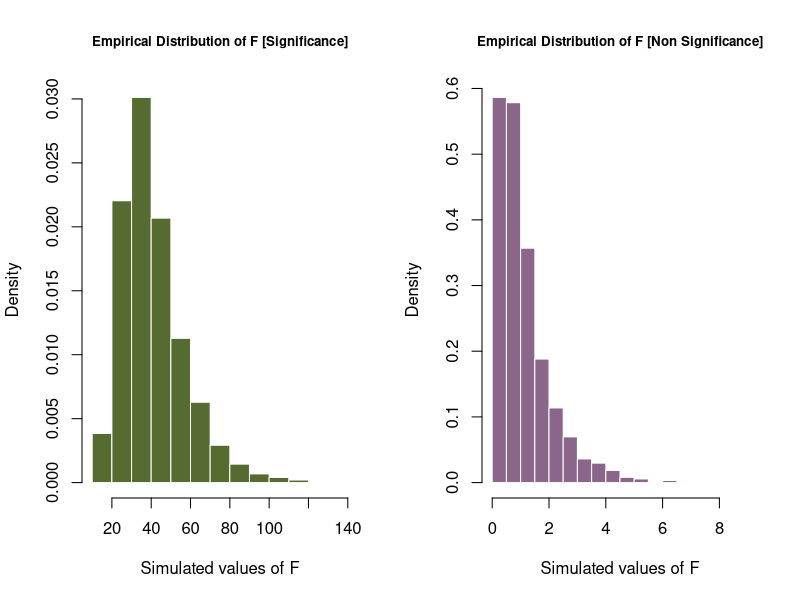
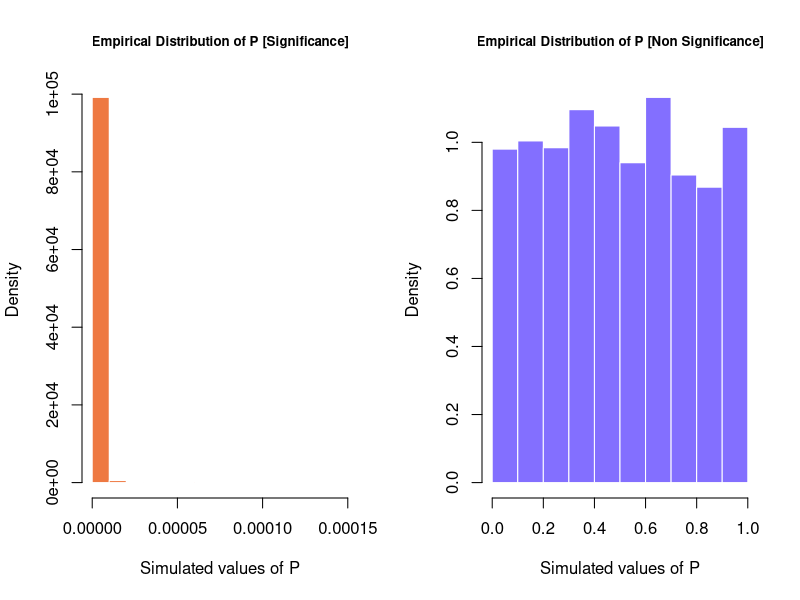
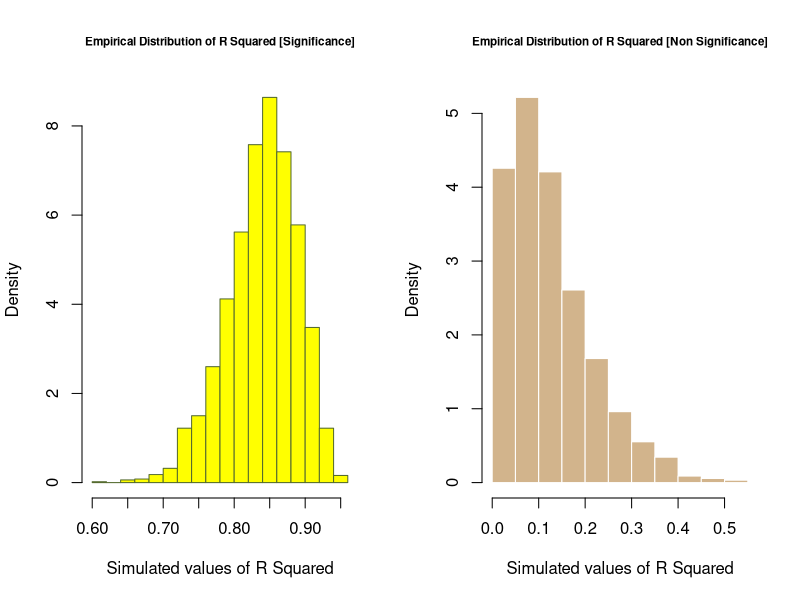
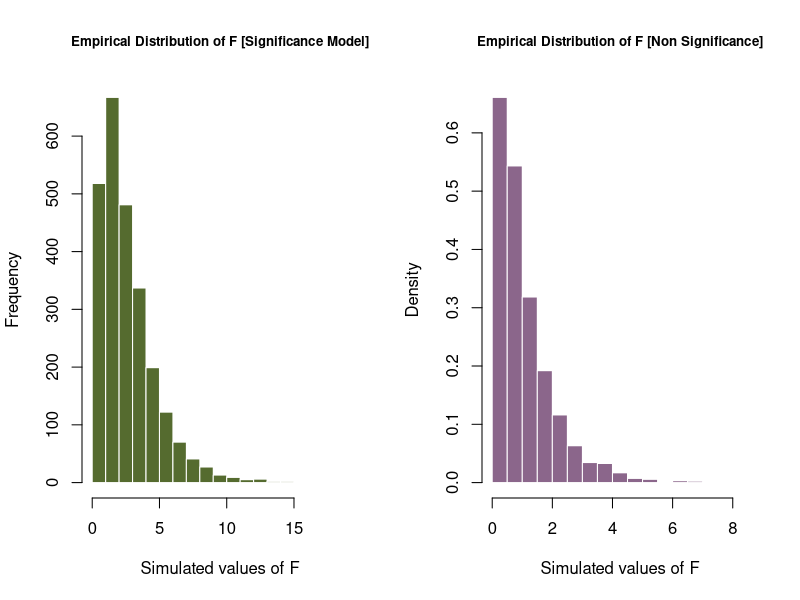
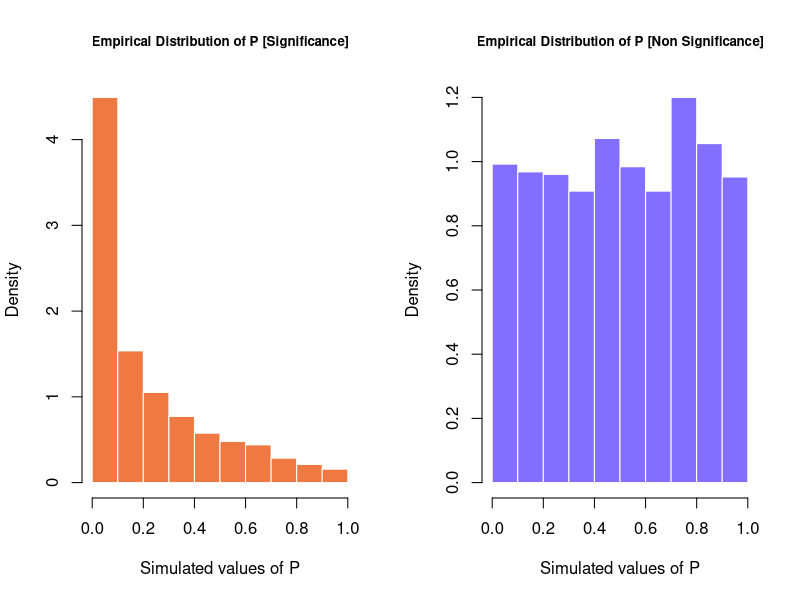
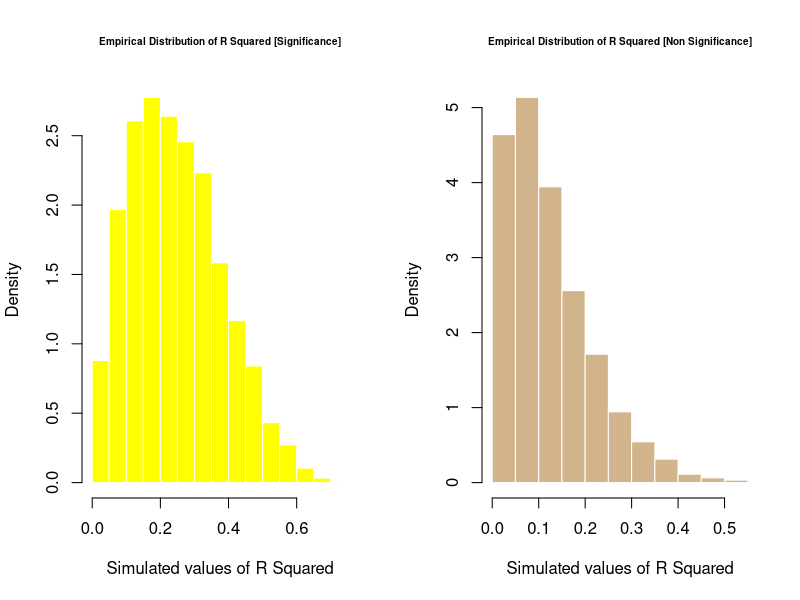
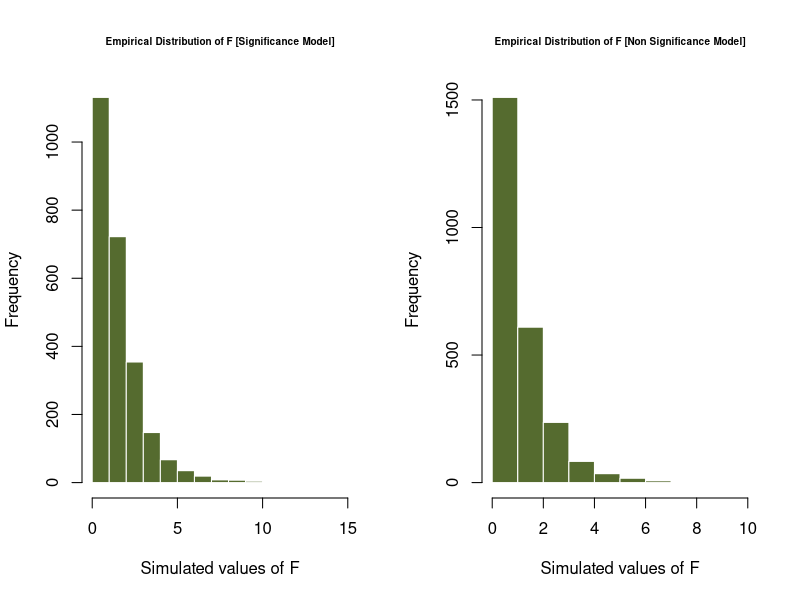
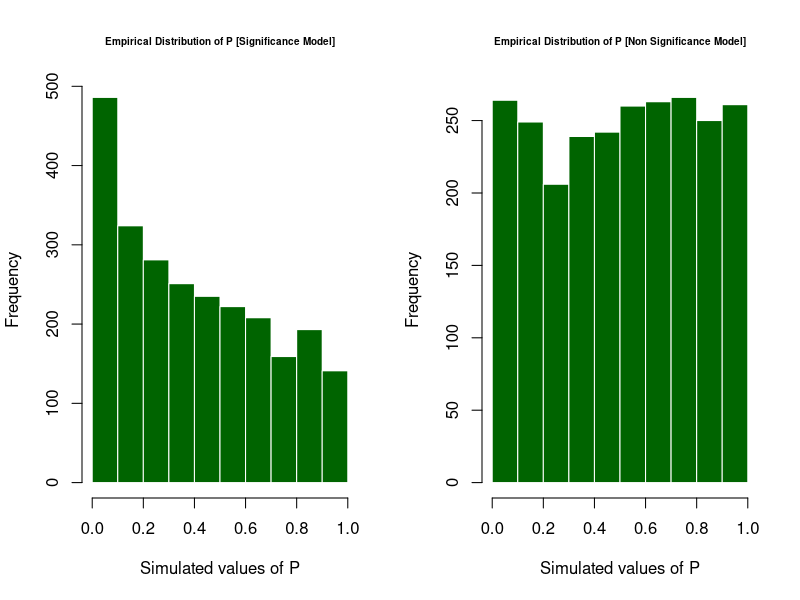

R code for these plots, in order: (Note: a time limit stopped this script after it produced the figures.)
## ---- chunk 1
birthday = 19770411
set.seed(birthday)
#Variable declaration
n = 25
sigma = c(1,5,10)
no_loop = 2500
#function to generate samples for both significance and non-significance model
mlr_sim = function(n_in,sd=1,signifincance_ind=1){
  exer_data = read.csv("study_1.csv")
  
  epsilon = rnorm(n_in,mean = 0,sd = sd)
  if (signifincance_ind){
    beta_0 = 3
    beta_1 = 1
    beta_2 = 1
    beta_3 = 1 
    exer_data[,1] = beta_0 + beta_1 * exer_data[,2] + beta_2 * exer_data[,3] + beta_3 * exer_data[,4] + epsilon
  }
  else {
    beta_0 = 3
    beta_1 = 0
    beta_2 = 0
    beta_3 = 0 
    exer_data[,1] = beta_0 + beta_1 * exer_data[,2] + beta_2 * exer_data[,3] + beta_3 * exer_data[,4] + epsilon
  }
  exer_data
}
## ---- chunk 2
birthday = 19770411
set.seed(birthday)
# Below code is to simulate the Significance Model 
model_significance = cbind(sigma_1_F=rep(0,no_loop),sigma_1_P=rep(0,no_loop),sigma_1_R_SQUARED=rep(0,no_loop),
                           sigma_5_F=rep(0,no_loop),sigma_5_P=rep(0,no_loop),sigma_5_R_SQUARED=rep(0,no_loop),
                           sigma_10_F=rep(0,no_loop),sigma_10_P=rep(0,no_loop),sigma_10_R_SQUARED=rep(0,no_loop))
extra_counter = 0

#Loop against each sigma to generate the anova for each simulation and populate the model_nsignificance
for(s in 1:length(sigma)){
  #print(paste("Sigma:",sigma[s]," extra_counter",extra_counter))
  for (i in 1:no_loop){
     mlr_data = mlr_sim(n,sigma[s],signifincance_ind = 1)
     null_model = lm(y~1,data = mlr_data)
     full_model = lm(y~x1+x2+x3,data = mlr_data)
     model_significance[i,s+extra_counter] = anova(null_model,full_model)$F[2]
     model_significance[i,s+extra_counter+1] = anova(null_model,full_model)$'Pr(>F)'[2]
     model_significance[i,s+extra_counter+2] = summary(full_model)$r.squared
  }
  extra_counter = extra_counter + 2
}
# Below code is to simulate the Non Significance Model 
model_nonsignificance = cbind(sigma_1_F=rep(0,no_loop),sigma_1_P=rep(0,no_loop),sigma_1_R_SQUARED=rep(0,no_loop),
                           sigma_5_F=rep(0,no_loop),sigma_5_P=rep(0,no_loop),sigma_5_R_SQUARED=rep(0,no_loop),
                           sigma_10_F=rep(0,no_loop),sigma_10_P=rep(0,no_loop),sigma_10_R_SQUARED=rep(0,no_loop))
extra_counter = 0
#Loop against each sigma to generate the anova for each simulation and populate the model_nonsignificance
for(s in 1:length(sigma)){
  print(paste("Sigma:",sigma[s]," extra_counter",extra_counter))
  for (i in 1:no_loop){
     mlr_data = mlr_sim(n,sigma[s],signifincance_ind = 0)
     null_model = lm(y~1,data = mlr_data)
     full_model = lm(y~x1+x2+x3,data = mlr_data)
     model_nonsignificance[i,s+extra_counter] = anova(null_model,full_model)$F[2]
     model_nonsignificance[i,s+extra_counter+1] = anova(null_model,full_model)$'Pr(>F)'[2]
     model_nonsignificance[i,s+extra_counter+2] = summary(full_model)$r.squared
  }
  extra_counter = extra_counter + 2
}
## ---- chunk 3
par(mfrow=c(1, 2))

hist(model_significance[,1],
     main = "Empirical Distribution of F [Significance]",
     cex.main = 0.8,
     xlab = "Simulated values of F",
     col = "darkolivegreen",
     border = "white",
     probability = TRUE
     )

hist(model_nonsignificance[,1],
     main = "Empirical Distribution of F [Non Significance]",
     cex.main = 0.8,     
     xlab = "Simulated values of F",
     col = "plum4",
     border = "white",
     probability = TRUE
     )
## ---- chunk 4
par(mfrow=c(1, 2))

hist(model_significance[,2],
     main = "Empirical Distribution of P [Significance]",
     cex.main = 0.8,     
     xlab = "Simulated values of P",
     col = "sienna2",
     border = "white",
     probability = TRUE
     )

hist(model_nonsignificance[,2],
     main = "Empirical Distribution of P [Non Significance]",
     cex.main = 0.8,     
     xlab = "Simulated values of P",
     col = "slateblue1",
     border = "white",
     probability = TRUE
     )
## ---- chunk 5
par(mfrow=c(1, 2))

hist(model_significance[,3],
     main = "Empirical Distribution of R Squared [Significance]",
     cex.main = 0.7,     
     xlab = "Simulated values of R Squared",
     col = "yellow",
     border = "darkolivegreen",
     probability = TRUE
     )

hist(model_nonsignificance[,3],
     main = "Empirical Distribution of R Squared [Non Significance]",
     cex.main = 0.7,     
     xlab = "Simulated values of R Squared",
     col = "tan",
     border = "white",
     probability = TRUE
     )
## ---- chunk 6
par(mfrow=c(1, 2))

hist(model_significance[,4],
     main = "Empirical Distribution of F [Significance Model]",
     cex.main = 0.8,
     xlab = "Simulated values of F",
     col = "darkolivegreen",
     border = "white"
     #probability = TRUE
     )

hist(model_nonsignificance[,4],
     main = "Empirical Distribution of F [Non Significance]",
     cex.main = 0.8,
     xlab = "Simulated values of F",
     col = "plum4",
     border = "white",
     probability = TRUE
     )
## ---- chunk 7
par(mfrow=c(1, 2))

hist(model_significance[,5],
     main = "Empirical Distribution of P [Significance]",
     cex.main = 0.8,
     xlab = "Simulated values of P",
     col = "sienna2",
     border = "white",
     probability = TRUE
     )

hist(model_nonsignificance[,5],
     main = "Empirical Distribution of P [Non Significance]",
     cex.main = 0.8,
     xlab = "Simulated values of P",
     col = "slateblue1",
     border = "white",
     probability = TRUE
     )
## ---- chunk 8
par(mfrow=c(1, 2))

hist(model_significance[,6],
     main = "Empirical Distribution of R Squared [Significance]",
     cex.main = 0.6,
     xlab = "Simulated values of R Squared",
     col = "yellow",
     border = "white",
     probability = TRUE
     )

hist(model_nonsignificance[,6],
     main = "Empirical Distribution of R Squared [Non Significance]",
     cex.main = 0.6,     
     xlab = "Simulated values of R Squared",
     col = "tan",
     border = "white",
     probability = TRUE
     )
## ---- chunk 9
par(mfrow=c(1, 2))

hist(model_significance[,7],
     main = "Empirical Distribution of F [Significance Model]",
     cex.main = 0.6,
     xlab = "Simulated values of F",
     col = "darkolivegreen",
     border = "white"
     )


hist(model_nonsignificance[,7],
     main = "Empirical Distribution of F [Non Significance Model]",
     cex.main = 0.6,
     xlab = "Simulated values of F",
     col = "darkolivegreen",
     border = "white"
     )
## ---- chunk 10
par(mfrow=c(1, 2))

hist(model_significance[,8],
     main = "Empirical Distribution of P [Significance Model]",
     cex.main = 0.6,
     xlab = "Simulated values of P",
     col = "darkgreen",
     border = "white"
     )

hist(model_nonsignificance[,8],
     main = "Empirical Distribution of P [Non Significance Model]",
     cex.main = 0.6,
     xlab = "Simulated values of P",
     col = "darkgreen",
     border = "white"
     )
## ---- chunk 11
par(mfrow=c(1, 2))

hist(model_significance[,9],
     main = "Empirical Distribution of R Squared [Significance Model]",
     cex.main = 0.6,
     xlab = "Simulated values of R Squared",
     col = "darkcyan",
     border = "white"
     )

hist(model_nonsignificance[,9],
     main = "Empirical Distribution of R Squared [Non Significance Model]",
     cex.main = 0.6,
     xlab = "Simulated values of R Squared",
     col = "darkcyan",
     border = "white"
     )
## ---- chunk 12
curve(df(x, df1=3, df2=21),
      xlab = "Probability",
      ylab = "Frequency",
      main = "True Distribution of F Test(F Dstribution)",
      lwd=3,
      col = "darkgreen")
## ---- chunk 13
hist(pnorm(rnorm(25,mean = 3, sd = 1),mean=3,sd=1),
     xlab = "Probability",
     ylab = "Desnity",
     main = "True Distribution of P val (Uniform Distribution)",     
     breaks = 10,
     col = "orange",
     border = "white",
     probability = TRUE)
## ---- chunk 14
curve(dbeta(x, (4-1)/2, (25-4)/2),
      xlab = "Probability",
      ylab = "Frequency",
      main = "True Distribution of R Squared (Beta distribution)",      
      lwd = 3,
      col = "palevioletred4")
## ---- chunk 15
hist(model_nonsignificance[,1],
     main = "Empirical Distribution of F (Sigma = 1) [Non Significance Model]",
     cex.main = 0.6,
     xlab = "Simulated values of F",
     col = "darkolivegreen1",
     border = "white",
     probability = TRUE
     )
curve(df(x, df1=3, df2=21),
      lwd=3,
      col = "darkgreen",
      add = TRUE)
## ---- chunk 16
par(mfrow=c(1, 2))

hist(model_nonsignificance[,2],
     main = "Empirical Distribution of P [Non Significance Model]",
     cex.main = 0.8,
     breaks = 10,     
     xlab = "Simulated values of P",
     col = "deepskyblue1",
     border = "white",
     probability = TRUE
     )

hist(pnorm(rnorm(25,mean = 3, sd = 1),mean=3,sd=1),
     xlab = "Probability",
     ylab = "Density",
     main = "True Distribution of P val (Uniform Distribution)",     
     cex.main = 0.8,
     breaks = 10,
     col = "orange",
     border = "white",
     probability = TRUE)
## ---- chunk 17
hist(model_nonsignificance[,3],
     main = "Empirical Distribution of R Squared (Sigma = 1) [Non Significance Model]",
     cex.main = 0.8,
     xlab = "Simulated values of R Squared",
     col = "palevioletred1",
     border = "white",
     probability = TRUE
     )
curve(dbeta(x, (4-1)/2, (25-4)/2),
      lwd = 3,
      col = "palevioletred4",
      add = TRUE)
## ---- chunk 18
plot(model_significance[,3],col="dodgerblue",ylim=c(0,1),lty=1,xlab="R Squared Simulation Index",ylab="R Squared Value",main = "R Squared ~ Sigma")
points(model_significance[,6],col="green",lty=2)
points(model_significance[,9],col="red",lty=3)
legend("topright",legend=c("sigma=1","sigma=5","sigma=10"),col=c("dodgerblue","green","red"),lty=c(1,2,3))
## ---- chunk 19
birthday = 19770411
set.seed(birthday)

#Declaration
beta_0 = 0
beta_1 = 5
beta_2 = -4
beta_3 = 1.6
beta_4 = -1.1
beta_5 = 0.7
beta_6 = 0.3
n = 500
no_loop = 1000
sigma = c(1,2,4)
sig_data = read.csv("study_2.csv")

#Function to generate the sample data
mlr_sim = function(data,sd=1){
  epsilon = rnorm(n,mean = 0,sd = sd)
  data[,1] = beta_0 + beta_1 * data[,2] + beta_2 * data[,3] + beta_3 * data[,4] + beta_4 * data[,5] + beta_5 * data[,6] + beta_6 * data[,7] + epsilon
  data
}

#Defining the Train Matrix to stored the TRAIN RMSE
train_rmse_model1_mat = cbind(sigma_1=rep(0,no_loop),sigma_2=rep(0,no_loop),sigma_4=rep(0,no_loop))
train_rmse_model2_mat = cbind(sigma_1=rep(0,no_loop),sigma_2=rep(0,no_loop),sigma_4=rep(0,no_loop))
train_rmse_model3_mat = cbind(sigma_1=rep(0,no_loop),sigma_2=rep(0,no_loop),sigma_4=rep(0,no_loop))
train_rmse_model4_mat = cbind(sigma_1=rep(0,no_loop),sigma_2=rep(0,no_loop),sigma_4=rep(0,no_loop))
train_rmse_model5_mat = cbind(sigma_1=rep(0,no_loop),sigma_2=rep(0,no_loop),sigma_4=rep(0,no_loop))
train_rmse_model6_mat = cbind(sigma_1=rep(0,no_loop),sigma_2=rep(0,no_loop),sigma_4=rep(0,no_loop))
train_rmse_model7_mat = cbind(sigma_1=rep(0,no_loop),sigma_2=rep(0,no_loop),sigma_4=rep(0,no_loop))
train_rmse_model8_mat = cbind(sigma_1=rep(0,no_loop),sigma_2=rep(0,no_loop),sigma_4=rep(0,no_loop))
train_rmse_model9_mat = cbind(sigma_1=rep(0,no_loop),sigma_2=rep(0,no_loop),sigma_4=rep(0,no_loop))

#Defining the Test Matrix to stored the TESE RMSE
test_rmse_model1_mat = cbind(sigma_1=rep(0,no_loop),sigma_2=rep(0,no_loop),sigma_4=rep(0,no_loop))
test_rmse_model2_mat = cbind(sigma_1=rep(0,no_loop),sigma_2=rep(0,no_loop),sigma_4=rep(0,no_loop))
test_rmse_model3_mat = cbind(sigma_1=rep(0,no_loop),sigma_2=rep(0,no_loop),sigma_4=rep(0,no_loop))
test_rmse_model4_mat = cbind(sigma_1=rep(0,no_loop),sigma_2=rep(0,no_loop),sigma_4=rep(0,no_loop))
test_rmse_model5_mat = cbind(sigma_1=rep(0,no_loop),sigma_2=rep(0,no_loop),sigma_4=rep(0,no_loop))
test_rmse_model6_mat = cbind(sigma_1=rep(0,no_loop),sigma_2=rep(0,no_loop),sigma_4=rep(0,no_loop))
test_rmse_model7_mat = cbind(sigma_1=rep(0,no_loop),sigma_2=rep(0,no_loop),sigma_4=rep(0,no_loop))
test_rmse_model8_mat = cbind(sigma_1=rep(0,no_loop),sigma_2=rep(0,no_loop),sigma_4=rep(0,no_loop))
test_rmse_model9_mat = cbind(sigma_1=rep(0,no_loop),sigma_2=rep(0,no_loop),sigma_4=rep(0,no_loop))
train_rmse_mat = cbind(sigma_1=rep(0,9),sigma_2=rep(0,9),sigma_4=rep(0,9))
test_rmse_mat = cbind(sigma_1=rep(0,9),sigma_2=rep(0,9),sigma_4=rep(0,9))

#model counter variable to increase the index of the column in the matrix
model1_counter_all_sigma = 0 
model2_counter_all_sigma = 0 
model3_counter_all_sigma = 0 
model4_counter_all_sigma = 0 
model5_counter_all_sigma = 0 
model6_counter_all_sigma = 0 
model7_counter_all_sigma = 0 
model8_counter_all_sigma = 0 
model9_counter_all_sigma = 0 
  
#Looping through the each sigma to simulate for each 9 models
for(s in 1:length(sigma)){
  for(i in 1:no_loop){
    #epsilon = rnorm(n,mean = 0, sd = sigma[s])
    mlr_data=mlr_sim(sig_data,sd=sigma[s])
    
    #Split the Data into Train Data (Random)
    trn_idx = sample(1:nrow(mlr_data), 250)
    n_test = nrow(mlr_data) - length(trn_idx)

    #Model Creation    
    model1 = lm(y~x1,data=mlr_data[trn_idx,])
    model2 = lm(y~x1+x2,data=mlr_data[trn_idx,])
    model3 = lm(y~x1+x2+x3,data=mlr_data[trn_idx,])
    model4 = lm(y~x1+x2+x3+x4,data=mlr_data[trn_idx,])
    model5 = lm(y~x1+x2+x3+x4+x5,data=mlr_data[trn_idx,])
    model6 = lm(y~x1+x2+x3+x4+x5+x6,data=mlr_data[trn_idx,])
    model7 = lm(y~x1+x2+x3+x4+x5+x6+x7,data=mlr_data[trn_idx,])
    model8 = lm(y~x1+x2+x3+x4+x5+x6+x7+x8,data=mlr_data[trn_idx,])
    model9 = lm(y~x1+x2+x3+x4+x5+x6+x7+x8+x9,data=mlr_data[trn_idx,])
    
    #Predict the Test Data for th 9 model
    newdata_model1 = subset(mlr_data[-trn_idx,],select=c("x1"))
    newdata_model2 = subset(mlr_data[-trn_idx,],select=c("x1","x2"))
    newdata_model3 = subset(mlr_data[-trn_idx,],select=c("x1","x2","x3"))
    newdata_model4 = subset(mlr_data[-trn_idx,],select=c("x1","x2","x3","x4"))
    newdata_model5 = subset(mlr_data[-trn_idx,],select=c("x1","x2","x3","x4","x5"))
    newdata_model6 = subset(mlr_data[-trn_idx,],select=c("x1","x2","x3","x4","x5","x6"))
    newdata_model7 = subset(mlr_data[-trn_idx,],select=c("x1","x2","x3","x4","x5","x6","x7"))
    newdata_model8 = subset(mlr_data[-trn_idx,],select=c("x1","x2","x3","x4","x5","x6","x7","x8"))
    newdata_model9 = subset(mlr_data[-trn_idx,],select=c("x1","x2","x3","x4","x5","x6","x7","x8","x9"))    
    
    #Train RMSE
    train_rmse_model1 = sqrt(sum((mlr_data[trn_idx,]$y - predict(model1))^2) / length(trn_idx))
    train_rmse_model2 = sqrt(sum((mlr_data[trn_idx,]$y - predict(model2))^2) / length(trn_idx))
    train_rmse_model3 = sqrt(sum((mlr_data[trn_idx,]$y - predict(model3))^2) / length(trn_idx))
    train_rmse_model4 = sqrt(sum((mlr_data[trn_idx,]$y - predict(model4))^2) / length(trn_idx))
    train_rmse_model5 = sqrt(sum((mlr_data[trn_idx,]$y - predict(model5))^2) / length(trn_idx))
    train_rmse_model6 = sqrt(sum((mlr_data[trn_idx,]$y - predict(model6))^2) / length(trn_idx))
    train_rmse_model7 = sqrt(sum((mlr_data[trn_idx,]$y - predict(model7))^2) / length(trn_idx))
    train_rmse_model8 = sqrt(sum((mlr_data[trn_idx,]$y - predict(model8))^2) / length(trn_idx))
    train_rmse_model9 = sqrt(sum((mlr_data[trn_idx,]$y - predict(model9))^2) / length(trn_idx))
    train_rmse_model1_mat[i,s] = train_rmse_model1
    train_rmse_model2_mat[i,s] = train_rmse_model2
    train_rmse_model3_mat[i,s] = train_rmse_model3
    train_rmse_model4_mat[i,s] = train_rmse_model4
    train_rmse_model5_mat[i,s] = train_rmse_model5
    train_rmse_model6_mat[i,s] = train_rmse_model6
    train_rmse_model7_mat[i,s] = train_rmse_model7
    train_rmse_model8_mat[i,s] = train_rmse_model8
    train_rmse_model9_mat[i,s] = train_rmse_model9    
    
    #Test RMSE    
    test_rmse_model1 = sqrt(sum((mlr_data[-trn_idx,]$y - predict(model1,newdata=newdata_model1))^2) / n_test)
    test_rmse_model2 = sqrt(sum((mlr_data[-trn_idx,]$y - predict(model2,newdata=newdata_model2))^2) / n_test)
    test_rmse_model3 = sqrt(sum((mlr_data[-trn_idx,]$y - predict(model3,newdata=newdata_model3))^2) / n_test)
    test_rmse_model4 = sqrt(sum((mlr_data[-trn_idx,]$y - predict(model4,newdata=newdata_model4))^2) / n_test)
    test_rmse_model5 = sqrt(sum((mlr_data[-trn_idx,]$y - predict(model5,newdata=newdata_model5))^2) / n_test)
    test_rmse_model6 = sqrt(sum((mlr_data[-trn_idx,]$y - predict(model6,newdata=newdata_model6))^2) / n_test)
    test_rmse_model7 = sqrt(sum((mlr_data[-trn_idx,]$y - predict(model7,newdata=newdata_model7))^2) / n_test)
    test_rmse_model8 = sqrt(sum((mlr_data[-trn_idx,]$y - predict(model8,newdata=newdata_model8))^2) / n_test)
    test_rmse_model9 = sqrt(sum((mlr_data[-trn_idx,]$y - predict(model9,newdata=newdata_model9))^2) / n_test)
    test_rmse_model1_mat[i,s] = test_rmse_model1
    test_rmse_model2_mat[i,s] = test_rmse_model2
    test_rmse_model3_mat[i,s] = test_rmse_model3
    test_rmse_model4_mat[i,s] = test_rmse_model4
    test_rmse_model5_mat[i,s] = test_rmse_model5
    test_rmse_model6_mat[i,s] = test_rmse_model6
    test_rmse_model7_mat[i,s] = test_rmse_model7
    test_rmse_model8_mat[i,s] = test_rmse_model8
    test_rmse_model9_mat[i,s] = test_rmse_model9

    #Increase the Model Counter
    model1_counter_all_sigma = model1_counter_all_sigma + 1
    model2_counter_all_sigma = model2_counter_all_sigma + 1
    model3_counter_all_sigma = model3_counter_all_sigma + 1 
    model4_counter_all_sigma = model4_counter_all_sigma + 1 
    model5_counter_all_sigma = model5_counter_all_sigma + 1
    model6_counter_all_sigma = model6_counter_all_sigma + 1 
    model7_counter_all_sigma = model7_counter_all_sigma + 1
    model8_counter_all_sigma = model8_counter_all_sigma + 1
    model9_counter_all_sigma = model9_counter_all_sigma + 1
  }
}

#Print the message of Number of times the each model (1/2/3/4/5/6/7/8/9) is being trained for each value of sigma
print (paste("Number of times the model : 1 trained for alpha:",sigma[s]," is: ",model1_counter_all_sigma))
print (paste("Number of times the model : 2 trained for alpha:",sigma[s]," is: ",model2_counter_all_sigma))
print (paste("Number of times the model : 3 trained for alpha:",sigma[s]," is: ",model3_counter_all_sigma))
print (paste("Number of times the model : 4 trained for alpha:",sigma[s]," is: ",model4_counter_all_sigma))
print (paste("Number of times the model : 5 trained for alpha:",sigma[s]," is: ",model5_counter_all_sigma))
print (paste("Number of times the model : 6 trained for alpha:",sigma[s]," is: ",model6_counter_all_sigma))  
print (paste("Number of times the model : 7 trained for alpha:",sigma[s]," is: ",model7_counter_all_sigma))  
print (paste("Number of times the model : 8 trained for alpha:",sigma[s]," is: ",model8_counter_all_sigma))  
print (paste("Number of times the model : 9 trained for alpha:",sigma[s]," is: ",model9_counter_all_sigma))  
  
#Average out the Train RMSE / Test RMSE for each value of sigma
for(s in 1:length(sigma)){
  train_rmse_mat[1,s] = mean(train_rmse_model1_mat[,s])
  train_rmse_mat[2,s] = mean(train_rmse_model2_mat[,s])
  train_rmse_mat[3,s] = mean(train_rmse_model3_mat[,s])
  train_rmse_mat[4,s] = mean(train_rmse_model4_mat[,s])
  train_rmse_mat[5,s] = mean(train_rmse_model5_mat[,s])
  train_rmse_mat[6,s] = mean(train_rmse_model6_mat[,s])
  train_rmse_mat[7,s] = mean(train_rmse_model7_mat[,s])
  train_rmse_mat[8,s] = mean(train_rmse_model8_mat[,s])
  train_rmse_mat[9,s] = mean(train_rmse_model9_mat[,s])  
  
  test_rmse_mat[1,s] = mean(test_rmse_model1_mat[,s])
  test_rmse_mat[2,s] = mean(test_rmse_model2_mat[,s])
  test_rmse_mat[3,s] = mean(test_rmse_model3_mat[,s])
  test_rmse_mat[4,s] = mean(test_rmse_model4_mat[,s])
  test_rmse_mat[5,s] = mean(test_rmse_model5_mat[,s])
  test_rmse_mat[6,s] = mean(test_rmse_model6_mat[,s])
  test_rmse_mat[7,s] = mean(test_rmse_model7_mat[,s])
  test_rmse_mat[8,s] = mean(test_rmse_model8_mat[,s])
  test_rmse_mat[9,s] = mean(test_rmse_model9_mat[,s])
}
## ---- chunk 20
plot(seq(1,9), train_rmse_mat[,1], type="o", col="blue", pch="o", lty=1,main="Train, Test MSE for Sigma = 1",xlab = "MODEL SIZE",ylab = "RMSE")
points(seq(1,9), test_rmse_mat[,1], col="red", pch=8)
lines(seq(1,9), test_rmse_mat[,1], col="red",lty=2)
legend("topright",legend=c("train rmse","test rmse"), col=c("blue","red"),pch=c("o","*"),lty=c(1,2), ncol=1)
## ---- chunk 21
plot(seq(1,9), train_rmse_mat[,2], type="o", col="blue", pch="o", lty=1,main="Train, Test MSE for Sigma = 2",xlab = "MODEL SIZE",ylab = "RMSE")
points(seq(1,9), test_rmse_mat[,2], col="red", pch=8)
lines(seq(1,9), test_rmse_mat[,2], col="red",lty=2)
legend("topright",legend=c("train rmse","test rmse"), col=c("blue","red"),pch=c("o","*"),lty=c(1,2), ncol=1)
## ---- chunk 22
plot(seq(1,9), train_rmse_mat[,3], type="o", col="blue", pch="o", lty=1,main="Train, Test MSE for Sigma = 4",xlab = "MODEL SIZE",ylab = "RMSE")
points(seq(1,9), test_rmse_mat[,3], col="red", pch=8)
lines(seq(1,9), test_rmse_mat[,3], col="red",lty=2)
legend("topright",legend=c("train rmse","test rmse"), col=c("blue","red"),pch=c("o","*"),lty=c(1,2), ncol=1)
## ---- chunk 23
plot(test_rmse_model1_mat[,1],col="dodgerblue",ylim=(c(0.8,3)),pch=1,lty=1,xlab = "Index", ylab = "RMSE")
points(test_rmse_model2_mat[,1], col="orangered",ylim=(c(0.8,3)),pch=1,lty=2)
points(test_rmse_model3_mat[,1], col="blue4",ylim=(c(0.8,3)),pch=1,lty=3)
points(test_rmse_model4_mat[,1], col="limegreen",ylim=(c(0.8,3)),pch=1,lty=3)
points(test_rmse_model5_mat[,1], col="orange",ylim=(c(0.8,3)),pch=1,lty=4)
points(test_rmse_model6_mat[,1], col="darkorchid",ylim=(c(0.8,3)),pch=6,lty=5)
points(test_rmse_model7_mat[,1], col="violetred",ylim=(c(0.8,3)),pch=1,lty=6)
points(test_rmse_model8_mat[,1], col="tan3",ylim=(c(0.8,3)),pch=1,lty=7)
points(test_rmse_model9_mat[,1], col="deeppink",ylim=(c(0.8,3)),pch=1,lty=8)
legend("topright",legend=c("Model1","Model2","Model3","Model4","Model5","Model6","Model7","Model8","Model9"),col=c("dodgerblue","orangered","blue4","limegreen","orange","darkorchid","violetred","tan3","deeppink"),lty=c(1,2,3,4,5,6,7,8,9))
## ---- chunk 24
plot(test_rmse_model3_mat[,1], col="dodgerblue",ylim=(c(0.9,1.3)),pch=1,lty=3,xlab="Indx",ylab="RMSE")
points(test_rmse_model4_mat[,1], col="limegreen",ylim=(c(0.9,1.3)),pch=1,lty=3)
points(test_rmse_model5_mat[,1], col="orange",ylim=(c(0.9,1.3)),pch=1,lty=4)
points(test_rmse_model6_mat[,1], col="darkorchid",ylim=(c(0.9,1.3)),pch=8,lty=5)
points(test_rmse_model7_mat[,1], col="violetred",ylim=(c(0.9,1.3)),pch=1,lty=6)
points(test_rmse_model8_mat[,1], col="tan3",ylim=(c(0.9,1.3)),pch=1,lty=7)
points(test_rmse_model9_mat[,1], col="deeppink",ylim=(c(0.9,1.3)),pch=1,lty=8)
legend("topright",legend=c("Model3","Model4","Model5","Model6","Model7","Model8","Model9"),col=c("blue4","limegreen","orange","darkorchid","violetred","tan3","deeppink"),pch=c(1,1,1,8,1,1),lty=c(3,4,5,6,7,8,9))
## ---- chunk 25
plot(seq(1,9), test_rmse_mat[,1], type="o", col="chartreuse4", pch=8, lty=1,main="Sigma = 1",xlab = "MODEL SIZE",ylab = "RMSE")
points(6, min(test_rmse_mat[,1]), col="chartreuse4",pch=16,cex=3) #This is to highlight the point where the RMSE is minimum for sigma = 1
## ---- chunk 26
plot(seq(1,9), test_rmse_mat[,2], type="o", col="blue4", pch="*", lty=1,main="Sigma = 2",xlab = "MODEL SIZE",ylab = "RMSE")
points(6, min(test_rmse_mat[,2]), col="blue4",pch=16,cex=3) #This is to highlight the point where the RMSE is minimum for sigma = 2
## ---- chunk 27
plot(seq(1,9), test_rmse_mat[,3], type="o", col="red", pch="*", lty=1,main="Sigma = 4",xlab = "MODEL SIZE",ylab = "RMSE")
points(6, min(test_rmse_mat[,3]), col="red",pch=16,cex=3) #This is to highlight the point where the RMSE is minimum for sigma = 4
## ---- chunk 28
plot(seq(1,9), test_rmse_mat[,3], col="red",lty=1,ylim=c(0.5,5),xlab="MODEL SIZE",ylab="RMSE")
lines(seq(1,9), test_rmse_mat[,3], col="red",lty=1)
points(6, min(test_rmse_mat[,3]), col="red",pch=16,cex=3) #This is to highlight the point where the RMSE is minimum for sigma = 4
points(seq(1,9), test_rmse_mat[,2], col="blue4",lty=2)
lines(seq(1,9), test_rmse_mat[,2], col="blue4",lty=2)
points(6, min(test_rmse_mat[,2]), col="blue4",pch=16,cex=3) #This is to highlight the point where the RMSE is minimum for sigma = 2
points(seq(1,9), test_rmse_mat[,1], col="chartreuse4",lty=3)
lines(seq(1,9), test_rmse_mat[,1], col="chartreuse4",lty=3)
points(6, min(test_rmse_mat[,1]), col="chartreuse4",pch=16,cex=3) #This is to highlight the point where the RMSE is minimum for sigma = 1
legend("topright",legend=c("sigma = 4","sigma = 2","simga = 1"),col=c("red","blue4","chartreuse4"),lty=c(1,2,3))
## ---- chunk 29
birthday = 19770411
set.seed(birthday)

alpha = 0.05
beta_1 = seq(from=-2,to=2,by=0.1)
sigma = c(1,2,4)
n = c(10,20,30)
no_loop = 1000

#simple linear regression(SLR) Function to create sample data
slr_sim = function(n_in,sd=1,beta_1_in=-2){
  x_values = seq(0, 5, length = n_in)
  epsilon = rnorm(n_in,mean = 0,sd = sd)
  y = beta_1_in * x_values + epsilon
  data.frame(predictor = x_values,response=y)
}

#Matrix to store the Power of the simulated models
model_sim = cbind(beta_1_sim_val=rep(0,length(beta_1)),n_10_sigma_1=rep(0,length(beta_1)),n_20_sigma_1=rep(0,length(beta_1)),n_30_sigma_1=rep(0,length(beta_1)),n_10_sigma_2=rep(0,length(beta_1)),n_20_sigma_2=rep(0,length(beta_1)),n_30_sigma_2=rep(0,length(beta_1)),n_10_sigma_4=rep(0,length(beta_1)),n_20_sigma_4=rep(0,length(beta_1)),n_30_sigma_1=rep(0,length(beta_1)))

model_sim[,1] = seq(from=-2,to=2,by=0.1)
extra_counter = 0

#Loop to iterate over Sigma, number of samples, beta_1 values and 1000 simulations to extract and store the Power values
run_counter = 0
for(s in 1:length(sigma)){ #sigma = c(1,2,4)
  for (n_s in 1:length(n)){ #n = c(10,20,30)
    for (b in 1:length(beta_1)){ # beta_1 = seq(from=-2,to=2,by=0.1)
      tot_sum_signifincace_sim = 0
      run_counter = run_counter + 1      
      for(i in 1:no_loop){
        slr_data = slr_sim(n_in = n[n_s], sd = sigma[s], beta_1_in = beta_1[b] )
        model = lm(response~predictor, data = slr_data)
        model_p_val = summary(model)$coefficient[2,4]
        tot_sum_signifincace_sim = tot_sum_signifincace_sim + ifelse(model_p_val<alpha,1,0)
      }
      power_sim_beta = tot_sum_signifincace_sim / no_loop
      model_sim[b,s+n_s+extra_counter] = power_sim_beta    
      print (paste(run_counter," Sigma:",sigma[s]," n:",n[n_s]," beta_1:",beta_1[b]," Signifiance_Sum:",tot_sum_signifincace_sim, " Power:",power_sim_beta))
    }
  }
  extra_counter = extra_counter + 2
}
## ---- chunk 30
#Below code plot the effect of Signal (β1) against the Power for noise of sigma = 1 against all sample size (10,20 and 30)
plot(model_sim[,1],model_sim[,2], type="o", col="dodgerblue", pch=1, lty=1,main="Sigma = 1",xlab = "beta_1",ylab = "Power")
points(model_sim[,1], model_sim[,3], col="red", pch=8,lty=2)
lines(model_sim[,1], model_sim[,3], col="red",lty=2)
points(model_sim[,1], model_sim[,4], col="darkorchid", pch=16,lty=3)
lines(model_sim[,1], model_sim[,4], col="darkorchid",lty=3)
legend("topright",legend=c("n = 10","n = 20"," n = 30"),col=c("dodgerblue","red","darkorchid"),pch=c(1,8,16),lty=c(1,2,3))
## ---- chunk 31
plot(model_sim[,1],model_sim[,5], type="o", col="dodgerblue", pch=1, lty=1,main="Sigma = 2",xlab = "beta_1",ylab = "Power")
points(model_sim[,1], model_sim[,6], col="red", pch=8,lty=2)
lines(model_sim[,1], model_sim[,6], col="red",lty=2)
points(model_sim[,1], model_sim[,7], col="darkorchid", pch=16,lty=3)
lines(model_sim[,1], model_sim[,7], col="darkorchid",lty=3)
legend("topright",legend=c("n = 10","n = 20"," n = 30"),col=c("dodgerblue","red","darkorchid"),pch=c(1,8,16),lty=c(1,2,3))
## ---- chunk 32
plot(model_sim[,1],model_sim[,8], type="o", col="dodgerblue", pch=1, lty=1,main="Sigma = 4",xlab = "beta_1",ylab = "Power",ylim=c(0,1))
points(model_sim[,1], model_sim[,9], col="red", pch=8,lty=2)
lines(model_sim[,1], model_sim[,9], col="red",lty=2)
points(model_sim[,1], model_sim[,10], col="darkorchid", pch=16,lty=3)
lines(model_sim[,1], model_sim[,10], col="darkorchid",lty=3)
legend("topright",legend=c("n = 10","n = 20"," n = 30"),col=c("dodgerblue","red","darkorchid"),pch=c(1,8,16),lty=c(1,2,3))
## ---- chunk 33
plot(model_sim[,1],model_sim[,2], type="o", col="dodgerblue", pch=1, lty=1,main="Effect of sigma (1,2,4) on the Power",xlab = "beta_1",ylab = "Power")
points(model_sim[,1], model_sim[,3], col="dodgerblue", pch=1,lty=1)
lines(model_sim[,1], model_sim[,3], col="dodgerblue",lty=1)
points(model_sim[,1], model_sim[,4], col="dodgerblue", pch=1,lty=1)
lines(model_sim[,1], model_sim[,4], col="dodgerblue",lty=1)

points(model_sim[,1],model_sim[,5], type="o", col="green", pch=1, lty=2)
lines(model_sim[,1],model_sim[,5], type="o", col="green", pch=1, lty=2)
points(model_sim[,1], model_sim[,6], col="green", pch=1,lty=2)
lines(model_sim[,1], model_sim[,6], col="green",lty=2)
points(model_sim[,1], model_sim[,7], col="green", pch=1,lty=2)
lines(model_sim[,1], model_sim[,7], col="green",lty=2)

points(model_sim[,1],model_sim[,8], type="o", col="red", pch=1, lty=3)
lines(model_sim[,1],model_sim[,8], type="o", col="red", pch=1, lty=3)
points(model_sim[,1], model_sim[,9], col="red", pch=1,lty=3)
lines(model_sim[,1], model_sim[,9], col="red",lty=3)
points(model_sim[,1], model_sim[,10], col="red", pch=1,lty=3)
lines(model_sim[,1], model_sim[,10], col="red",lty=3)
legend("topright",legend=c("sigma=1,n=10,20,30","sigma=2,n=10,20,30","sigma=3,n=10,20,30"),col=c("dodgerblue","green","darkorchid","red"),pch=c(1,1,1),lty=c(1,2,3))
## ---- chunk 34
par(mfrow=c(2, 2))

plot(model_sim[,1],model_sim[,2], type="o", col="deeppink", pch=1, lty=1,main="Sigma=1",xlab = "beta_1",ylab = "Power")
points(model_sim[,1], model_sim[,3], col="darkolivegreen4", pch=1,lty=2)
lines(model_sim[,1], model_sim[,3], col="darkolivegreen4",lty=2)
points(model_sim[,1], model_sim[,4], col="blueviolet", pch=1,lty=3)
lines(model_sim[,1], model_sim[,4], col="blueviolet",lty=3)
legend("topright",legend=c("n=10","n=20","n=30"),col=c("deeppink","darkolivegreen4","blueviolet"),pch=c(1,1,1),lty=c(1,2,3))

plot(model_sim[,1],model_sim[,5], type="o", col="deeppink", pch=1, lty=1,main="Sigma=2",xlab = "beta_1",ylab = "Power")
#points(model_sim[,1],model_sim[,5], type="o", col="deeppink", pch=1, lty=1)
lines(model_sim[,1],model_sim[,5], type="o", col="deeppink", pch=1, lty=1)
points(model_sim[,1], model_sim[,6], col="darkolivegreen4", pch=1,lty=2)
lines(model_sim[,1], model_sim[,6], col="darkolivegreen4",lty=2)
points(model_sim[,1], model_sim[,7], col="blueviolet", pch=1,lty=3)
lines(model_sim[,1], model_sim[,7], col="blueviolet",lty=3)
legend("topright",legend=c("n=10","n=20","n=30"),col=c("deeppink","darkolivegreen4","blueviolet"),pch=c(1,1,1),lty=c(1,2,3))

plot(model_sim[,1],model_sim[,8], type="o", col="deeppink", pch=1, lty=1,main="Sigma=4",xlab = "beta_1",ylab = "Power",ylim=c(0,1))
#points(model_sim[,1],model_sim[,8], type="o", col="deeppink", pch=1, lty=1)
lines(model_sim[,1],model_sim[,8], type="o", col="deeppink", pch=1, lty=1)
points(model_sim[,1], model_sim[,9], col="darkolivegreen4", pch=1,lty=2)
lines(model_sim[,1], model_sim[,9], col="darkolivegreen4",lty=2)
points(model_sim[,1], model_sim[,10], col="blueviolet", pch=1,lty=3)
lines(model_sim[,1], model_sim[,10], col="blueviolet",lty=3)
legend("topright",legend=c("n=10","n=20","n=30"),col=c("deeppink","darkolivegreen4","blueviolet"),pch=c(1,1,1),lty=c(1,2,3))
## ---- chunk 35
plot(model_sim[,1],model_sim[,2], type="o", col="dodgerblue", pch=1, lty=1,main="Sigma = 1,2,4 & n = 10,20,30",xlab = "beta_1",ylab = "Power")
points(model_sim[,1], model_sim[,3], col="red", pch=2,lty=2)
lines(model_sim[,1], model_sim[,3], col="red",lty=2)
points(model_sim[,1], model_sim[,4], col="tan1", pch=3,lty=3)
lines(model_sim[,1], model_sim[,4], col="tan1",lty=3)

points(model_sim[,1],model_sim[,5], type="o", col="yellow", pch=4, lty=4)
lines(model_sim[,1],model_sim[,5], type="o", col="yellow", pch=4, lty=4)

points(model_sim[,1], model_sim[,6], col="deeppink", pch=5,lty=5)
lines(model_sim[,1], model_sim[,6], col="deeppink",lty=5)
points(model_sim[,1], model_sim[,7], col="darkolivegreen4", pch=6,lty=6)
lines(model_sim[,1], model_sim[,7], col="darkolivegreen4",lty=6)

points(model_sim[,1],model_sim[,8], type="o", col="darkgreen", pch=7, lty=7)
lines(model_sim[,1],model_sim[,8], type="o", col="darkgreen", pch=7, lty=7)

points(model_sim[,1], model_sim[,9], col="darkblue", pch=8,lty=8)
lines(model_sim[,1], model_sim[,9], col="darkblue",lty=8)
points(model_sim[,1], model_sim[,10], col="blueviolet", pch=9,lty=9)
lines(model_sim[,1], model_sim[,10], col="blueviolet",lty=9)

legend("topright",legend=c("sigma=1,n=10","sigma=1,n=20","sigma=1,n=30","sigma=2,n=10","sigma=2,n=20","sigma=2,n=30","sigma=3,n=10","sigma=3,n=20","sigma=3,n=30"),col=c("dodgerblue","red","darkorchid","yellow","deeppink","darkolivegreen4","darkgreen","darkblue","blueviolet"),pch=c(1,2,3,4,5,6,7,8,9),lty=c(1,2,3,4,5,6,7,8,9))
## ---- chunk 36
birthday = 19770411
set.seed(birthday)
no_loop = 3000

#Matrix to store the Power of the simulated models
model_sim_3000 = cbind(beta_1_sim_val=rep(0,length(beta_1)),n_10_sigma_1=rep(0,length(beta_1)),n_20_sigma_1=rep(0,length(beta_1)),n_30_sigma_1=rep(0,length(beta_1)),n_10_sigma_2=rep(0,length(beta_1)),n_20_sigma_2=rep(0,length(beta_1)),n_30_sigma_2=rep(0,length(beta_1)),n_10_sigma_4=rep(0,length(beta_1)),n_20_sigma_4=rep(0,length(beta_1)),n_30_sigma_1=rep(0,length(beta_1)))

model_sim_3000[,1] = seq(from=-2,to=2,by=0.1)
extra_counter = 0

#Loop to iterate over Sigma, number of samples, beta_1 values and 1000 simulations to extract and store the Power values
run_counter = 0
for(s in 1:length(sigma)){ #sigma = c(1,2,4)
  for (n_s in 1:length(n)){ #n = c(10,20,30)
    for (b in 1:length(beta_1)){ # beta_1 = seq(from=-2,to=2,by=0.1)
      tot_sum_signifincace_sim = 0
      run_counter = run_counter + 1      
      for(i in 1:no_loop){
        slr_data = slr_sim(n_in = n[n_s], sd = sigma[s], beta_1_in = beta_1[b] )
        model = lm(response~predictor, data = slr_data)
        model_p_val = summary(model)$coefficient[2,4]
        tot_sum_signifincace_sim = tot_sum_signifincace_sim + ifelse(model_p_val<alpha,1,0)
      }
      power_sim_beta = tot_sum_signifincace_sim / no_loop
      model_sim_3000[b,s+n_s+extra_counter] = power_sim_beta    
      print (paste(run_counter," Sigma:",sigma[s]," n:",n[n_s]," beta_1:",beta_1[b]," Signifiance_Sum:",tot_sum_signifincace_sim, " Power:",power_sim_beta))
    }
  }
  extra_counter = extra_counter + 2
}
## ---- chunk 37
par(mfrow=c(1, 2))
plot(model_sim[,1],model_sim[,2], type="o", col="dodgerblue", pch=1, lty=1,main="RMSE - 1000 Iterations",xlab = "beta_1",ylab = "Power")
points(model_sim[,1], model_sim[,3], col="red", pch=2,lty=2)
lines(model_sim[,1], model_sim[,3], col="red",lty=2)
points(model_sim[,1], model_sim[,4], col="tan1", pch=3,lty=3)
lines(model_sim[,1], model_sim[,4], col="tan1",lty=3)

points(model_sim[,1],model_sim[,5], type="o", col="yellow", pch=4, lty=4)
lines(model_sim[,1],model_sim[,5], type="o", col="yellow", pch=4, lty=4)

points(model_sim[,1], model_sim[,6], col="deeppink", pch=5,lty=5)
lines(model_sim[,1], model_sim[,6], col="deeppink",lty=5)
points(model_sim[,1], model_sim[,7], col="darkolivegreen4", pch=6,lty=6)
lines(model_sim[,1], model_sim[,7], col="darkolivegreen4",lty=6)

points(model_sim[,1],model_sim[,8], type="o", col="darkgreen", pch=7, lty=7)
lines(model_sim[,1],model_sim[,8], type="o", col="darkgreen", pch=7, lty=7)

points(model_sim[,1], model_sim[,9], col="darkblue", pch=8,lty=8)
lines(model_sim[,1], model_sim[,9], col="darkblue",lty=8)
points(model_sim[,1], model_sim[,10], col="blueviolet", pch=9,lty=9)
lines(model_sim[,1], model_sim[,10], col="blueviolet",lty=9)

legend("topright",legend=c("sigma=1,n=10","sigma=1,n=20","sigma=1,n=30","sigma=2,n=10","sigma=2,n=20","sigma=2,n=30","sigma=3,n=10","sigma=3,n=20","sigma=3,n=30"),col=c("dodgerblue","red","darkorchid","yellow","deeppink","darkolivegreen4","darkgreen","darkblue","blueviolet"),pch=c(1,2,3,4,5,6,7,8,9),lty=c(1,2,3,4,5,6,7,8,9))

#Below code is to plot the simulated beta_1 for 3000 simulations. This plot will helps us to understands, whether there is anything changes because of increase the simulation
#from 1000 iteration to 3000 iteration
plot(model_sim_3000[,1],model_sim_3000[,2], type="o", col="dodgerblue", pch=1, lty=1,main="RMSE - 3000 Iterations",xlab = "beta_1",ylab = "Power")
points(model_sim_3000[,1], model_sim_3000[,3], col="red", pch=2,lty=2)
lines(model_sim_3000[,1], model_sim_3000[,3], col="red",lty=2)
points(model_sim_3000[,1], model_sim_3000[,4], col="tan1", pch=3,lty=3)
lines(model_sim_3000[,1], model_sim_3000[,4], col="tan1",lty=3)

points(model_sim_3000[,1],model_sim_3000[,5], type="o", col="yellow", pch=4, lty=4)
lines(model_sim_3000[,1],model_sim_3000[,5], type="o", col="yellow", pch=4, lty=4)

points(model_sim_3000[,1], model_sim_3000[,6], col="deeppink", pch=5,lty=5)
lines(model_sim_3000[,1], model_sim_3000[,6], col="deeppink",lty=5)
points(model_sim_3000[,1], model_sim_3000[,7], col="darkolivegreen4", pch=6,lty=6)
lines(model_sim_3000[,1], model_sim_3000[,7], col="darkolivegreen4",lty=6)

points(model_sim_3000[,1],model_sim_3000[,8], type="o", col="darkgreen", pch=7, lty=7)
lines(model_sim_3000[,1],model_sim_3000[,8], type="o", col="darkgreen", pch=7, lty=7)

points(model_sim_3000[,1], model_sim_3000[,9], col="darkblue", pch=8,lty=8)
lines(model_sim_3000[,1], model_sim_3000[,9], col="darkblue",lty=8)
points(model_sim_3000[,1], model_sim_3000[,10], col="blueviolet", pch=9,lty=9)
lines(model_sim_3000[,1], model_sim_3000[,10], col="blueviolet",lty=9)

legend("topright",legend=c("sigma=1,n=10","sigma=1,n=20","sigma=1,n=30","sigma=2,n=10","sigma=2,n=20","sigma=2,n=30","sigma=3,n=10","sigma=3,n=20","sigma=3,n=30"),col=c("dodgerblue","red","darkorchid","yellow","deeppink","darkolivegreen4","darkgreen","darkblue","blueviolet"),pch=c(1,2,3,4,5,6,7,8,9),lty=c(1,2,3,4,5,6,7,8,9))
